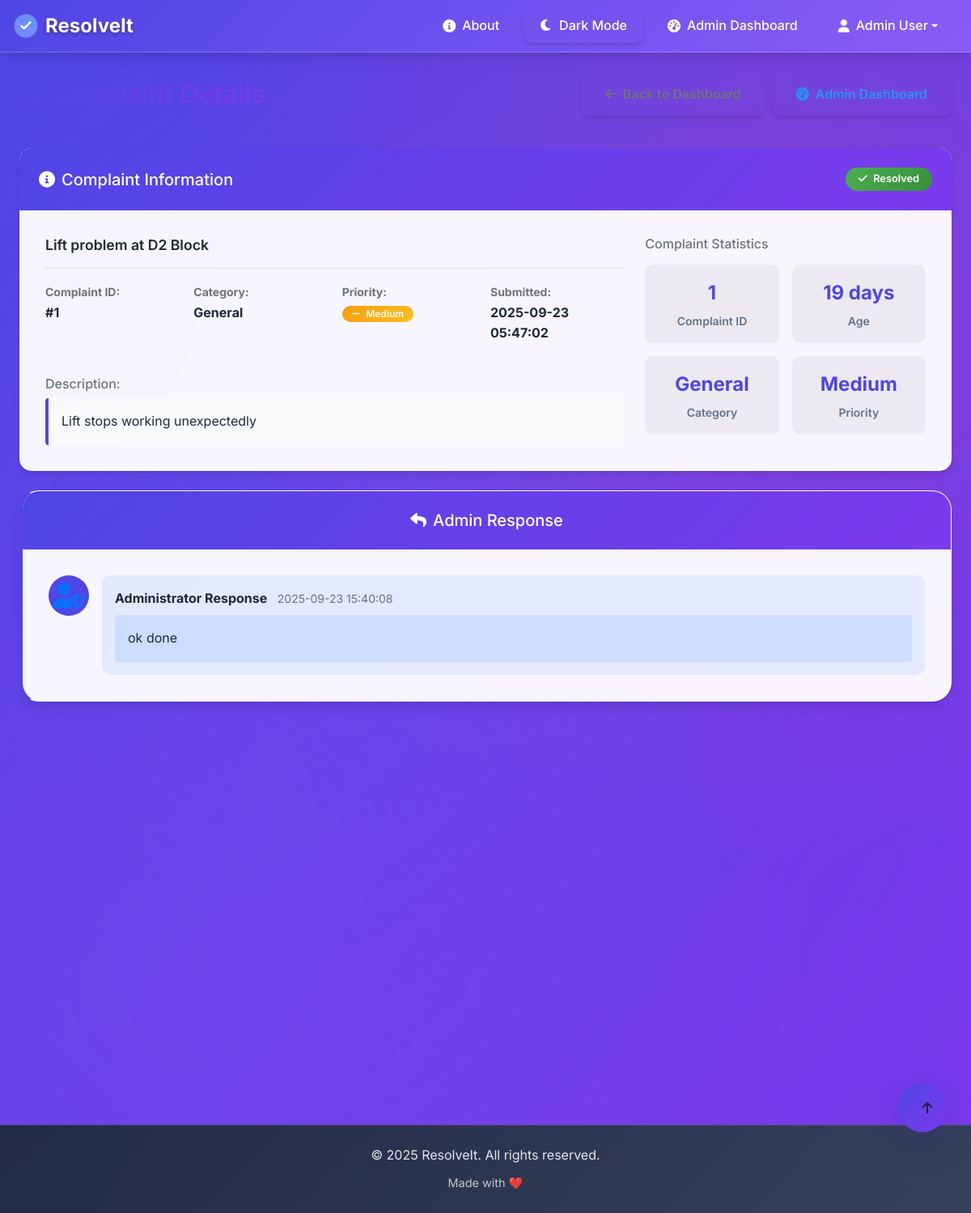
Screenshot of /complaint/1 (signed in) with the database file from the repository.
### tables this page shows
CREATE TABLE users (
            id INTEGER PRIMARY KEY AUTOINCREMENT,
            name TEXT NOT NULL,
            email TEXT UNIQUE NOT NULL,
            password TEXT NOT NULL,
            role TEXT DEFAULT 'user'
        , address TEXT DEFAULT "", profile_picture TEXT, auth_provider TEXT DEFAULT "local");

CREATE TABLE complaints (
            id INTEGER PRIMARY KEY AUTOINCREMENT,
            user_id INTEGER NOT NULL,
            title TEXT NOT NULL,
            description TEXT NOT NULL,
            status TEXT DEFAULT 'Pending',
            created_at TIMESTAMP DEFAULT CURRENT_TIMESTAMP, category TEXT DEFAULT "General", priority TEXT DEFAULT "Medium", admin_reply TEXT, replied_at TIMESTAMP, society TEXT DEFAULT "", block TEXT DEFAULT "", wing TEXT DEFAULT "", floor TEXT DEFAULT "", flat_no TEXT DEFAULT "", address TEXT DEFAULT "", landmark TEXT DEFAULT "", contact_phone TEXT DEFAULT "", preferred_visit_time TEXT DEFAULT "",
            FOREIGN KEY (user_id) REFERENCES users (id)
        );

### app.py (the view)
@app.route('/complaint/<int:complaint_id>')
@login_required
def view_complaint_details(complaint_id):
    conn = get_db_connection()
    complaint = conn.execute('''
        SELECT c.*, u.name as user_name, u.email as user_email
        FROM complaints c
        JOIN users u ON c.user_id = u.id
        WHERE c.id = ?
    ''', (complaint_id,)).fetchone()
    conn.close()
    if not complaint:
        flash('Complaint not found.', 'error')
        return redirect(url_for('user_dashboard'))
    if current_user.role != 'admin' and complaint['user_id'] != current_user.id:
        flash('Access denied. You can only view your own complaints.', 'error')
        return redirect(url_for('user_dashboard'))
    return render_template('complaint_details.html', complaint=complaint)

### templates/complaint_details.html (shortened to what this page needs)
{% extends "base.html" %}
{% block content %}
<div class="row mb-4">
    <div class="col-12">
        <div class="d-flex justify-content-between align-items-center mb-3">
            <h2 class="gradient-text mb-0">
                <i class="fas fa-file-alt me-2"></i>Complaint Details
            </h2>
            <div class="d-flex gap-2">
                <a href="{{ url_for('user_dashboard') }}" class="btn btn-outline-secondary">
                    <i class="fas fa-arrow-left me-2"></i>Back to Dashboard
                </a>
                {% if current_user.role == 'admin' %}
                <a href="{{ url_for('admin_dashboard') }}" class="btn btn-outline-primary">
                    <i class="fas fa-tachometer-alt me-2"></i>Admin Dashboard
                </a>
                {% endif %}
            </div>
        </div>
    </div>
</div>
<div class="row mb-4">
    <div class="col-12">
        <div class="card complaint-details-card">
            <div class="card-header d-flex justify-content-between align-items-center">
                <h5 class="mb-0">
                    <i class="fas fa-info-circle me-2"></i>Complaint Information
                </h5>
                <div class="d-flex gap-2">
                    <span class="badge
                        {% if complaint.status == 'Pending' %}bg-warning
                        {% elif complaint.status == 'In Progress' %}bg-info
                        {% elif complaint.status == 'Resolved' %}bg-success
                        {% endif %} rounded-pill">
                        <i class="fas fa-{{ 'clock' if complaint.status == 'Pending' else 'cog' if complaint.status == 'In Progress' else 'check' }} me-1"></i>
                        {{ complaint.status }}
                    </span>
                </div>
            </div>
            <div class="card-body">
                <div class="row">
                    <div class="col-12 col-md-8">
                        <h4 class="complaint-title mb-3">{{ complaint.title }}</h4>
                        <div class="complaint-meta mb-4">
                            <div class="row g-3">
                                <div class="col-6 col-md-3">
                                    <div class="meta-item">
                                        <strong class="text-muted small">Complaint ID:</strong>
                                        <div class="fw-bold">#{{ complaint.id }}</div>
                                    </div>
                                </div>
                                <div class="col-6 col-md-3">
                                    <div class="meta-item">
                                        <strong class="text-muted small">Category:</strong>
                                        <div class="fw-bold">{{ complaint.category }}</div>
                                    </div>
                                </div>
                                <div class="col-6 col-md-3">
                                    <div class="meta-item">
                                        <strong class="text-muted small">Priority:</strong>
                                        <div class="fw-bold">
                                            <span class="badge priority-badge
                                                {% if complaint.priority == 'Low' %}priority-low
                                                {% elif complaint.priority == 'Medium' %}priority-medium
                                                {% elif complaint.priority == 'High' %}priority-high
                                                {% elif complaint.priority == 'Urgent' %}priority-urgent
                                                {% endif %} rounded-pill">
                                                <i class="fas fa-{{ 'arrow-down' if complaint.priority == 'Low' else 'minus' if complaint.priority == 'Medium' else 'arrow-up' if complaint.priority == 'High' else 'exclamation' }} me-1"></i>
                                                {{ complaint.priority }}
                                            </span>
                                        </div>
                                    </div>
                                </div>
                                <div class="col-6 col-md-3">
                                    <div class="meta-item">
                                        <strong class="text-muted small">Submitted:</strong>
                                        <div class="fw-bold">{{ complaint.created_at }}</div>
                                    </div>
                                </div>
                            </div>
                        </div>
                        <div class="complaint-description">
                            <h6 class="text-muted mb-2">Description:</h6>
                            <div class="description-content p-3 bg-light rounded">
                                {{ complaint.description|replace('\n', '<br>')|safe }}
                            </div>
                        </div>
                    </div>
                    <div class="col-12 col-md-4">
                        <div class="complaint-stats">
                            <h6 class="text-muted mb-3">Complaint Statistics</h6>
                            <div class="stats-grid">
                                <div class="stat-item">
                                    <div class="stat-value">{{ complaint.id }}</div>
                                    <div class="stat-label">Complaint ID</div>
                                </div>
                                <div class="stat-item">
                                    <div class="stat-value">
                                        {% set days_old = (complaint.created_at|string|length) %}
                                        {{ days_old }} days
                                    </div>
                                    <div class="stat-label">Age</div>
                                </div>
                                <div class="stat-item">
                                    <div class="stat-value">{{ complaint.category }}</div>
                                    <div class="stat-label">Category</div>
                                </div>
                                <div class="stat-item">
                                    <div class="stat-value">{{ complaint.priority }}</div>
                                    <div class="stat-label">Priority</div>
                                </div>
                            </div>
                        </div>
                    </div>
                </div>
            </div>
        </div>
    </div>
</div>
{% if complaint.admin_reply %}
<div class="row mb-4">
    <div class="col-12">
        <div class="card admin-reply-card">
            <div class="card-header">
                <h5 class="mb-0">
                    <i class="fas fa-reply me-2"></i>Admin Response
                </h5>
            </div>
            <div class="card-body">
                <div class="admin-reply-content">
                    <div class="d-flex align-items-start">
                        <div class="admin-avatar me-3">
                            <i class="fas fa-user-shield fa-2x text-primary"></i>
                        </div>
                        <div class="reply-content flex-grow-1">
                            <div class="reply-header mb-2">
                                <strong>Administrator Response</strong>
                                {% if complaint.replied_at %}
                                <small class="text-muted ms-2">{{ complaint.replied_at }}</small>
                                {% endif %}
                            </div>
                            <div class="reply-text p-3 bg-primary bg-opacity-10 rounded">
                                {{ complaint.admin_reply|replace('\n', '<br>')|safe }}
                            </div>
                        </div>
                    </div>
                </div>
            </div>
        </div>
    </div>
</div>
{% endif %}
{% if current_user.role == 'admin' %}
<div class="row mb-4">
    <div class="col-12">
    </div>
</div>
{% endif %}
<div class="row">
    <div class="col-12">
    </div>
</div>
{% endblock %}

### templates/base.html (shortened to what this page needs)
<!DOCTYPE html>
<html lang="en">
<head>
    <link href="https://cdn.jsdelivr.net/npm/bootstrap@5.1.3/dist/css/bootstrap.min.css" rel="stylesheet">
    <link href="https://cdnjs.cloudflare.com/ajax/libs/font-awesome/6.0.0/css/all.min.css" rel="stylesheet">
    <link href="{{ url_for('static', filename='style.css') }}" rel="stylesheet">
</head>
<body>
    <nav class="navbar navbar-expand-lg navbar-dark bg-dark">
        <div class="container-fluid px-3">
            <a class="navbar-brand d-flex align-items-center" href="{{ url_for('index') }}">
                <img src="{{ url_for('static', filename='logo-icon.svg') }}" alt="ResolveIt Logo" width="32" height="32" class="me-2 navbar-logo">
                <span class="d-none d-sm-inline navbar-brand-text">ResolveIt</span>
            </a>
            <div class="collapse navbar-collapse" id="navbarNav">
                <ul class="navbar-nav ms-auto">
                    <li class="nav-item">
                        <a class="nav-link d-flex align-items-center" href="{{ url_for('about') }}">
                            <i class="fas fa-info-circle me-2"></i>
                            <span>About</span>
                        </a>
                    </li>
                    <li class="nav-item">
                        <button class="btn btn-link nav-link d-flex align-items-center" id="darkModeToggle" onclick="toggleDarkMode()">
                            <i class="fas fa-moon me-2" id="darkModeIcon"></i>
                            <span id="darkModeText">Dark Mode</span>
                        </button>
                    </li>
                    {% if current_user.is_authenticated %}
                        {% if current_user.role == 'admin' %}
                            <li class="nav-item">
                                <a class="nav-link d-flex align-items-center" href="{{ url_for('admin_dashboard') }}">
                                    <i class="fas fa-tachometer-alt me-2"></i>
                                    <span class="d-none d-md-inline">Admin Dashboard</span>
                                </a>
                            </li>
                        {% endif %}
                        <li class="nav-item dropdown">
                            <a class="nav-link dropdown-toggle d-flex align-items-center" href="#" id="navbarDropdown" role="button" data-bs-toggle="dropdown" aria-expanded="false">
                                <i class="fas fa-user me-2"></i>
                                <span class="d-none d-lg-inline">{{ current_user.name }}</span>
                            </a>
                        </li>
                    {% endif %}
                </ul>
            </div>
        </div>
    </nav>
    <div class="particles">
        <div class="particle"></div>
        <div class="particle"></div>
        <div class="particle"></div>
        <div class="particle"></div>
    </div>
    <main class="container-fluid px-3 px-md-4 mt-3 mt-md-4 fade-in">
        {% block content %}{% endblock %}
    </main>
    <footer class="text-light text-center py-4 mt-5">
        <div class="container">
            <div class="row">
                <div class="col-12">
                    <p class="mb-2">&copy; 2025 ResolveIt. All rights reserved.</p>
                    <p class="mb-0">
                        <span class="made-with-love">
                            Made with <span class="heart">❤️</span>
                        </span>
                    </p>
                </div>
            </div>
        </div>
    </footer>
    <button class="btn btn-floating" onclick="scrollToTop()" title="Back to Top">
        <i class="fas fa-arrow-up"></i>
    </button>
</body>
</html>

### rows the page displays
users: name "Admin User"
complaints: status "Resolved", title "Lift problem at D2 Block", id "1", category "General", priority "Medium", created_at "2025-09-23 05:47:02", description "Lift stops working unexpectedly", replied_at "2025-09-23 15:40:08", admin_reply "ok done"

### other values shown
{{ days_old }} "19"
